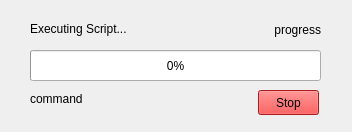
<?xml version="1.0" encoding="UTF-8"?>
<ui version="4.0">
 <class>script</class>
 <widget class="QWidget" name="script">
  <property name="geometry">
   <rect>
    <x>0</x>
    <y>0</y>
    <width>352</width>
    <height>132</height>
   </rect>
  </property>
  <property name="windowTitle">
   <string>Progress</string>
  </property>
  <widget class="QProgressBar" name="progressBar">
   <property name="geometry">
    <rect>
     <x>30</x>
     <y>50</y>
     <width>291</width>
     <height>31</height>
    </rect>
   </property>
   <property name="value">
    <number>0</number>
   </property>
  </widget>
  <widget class="QLabel" name="ExecutingScript">
   <property name="geometry">
    <rect>
     <x>30</x>
     <y>20</y>
     <width>141</width>
     <height>17</height>
    </rect>
   </property>
   <property name="text">
    <string>Executing Script...</string>
   </property>
  </widget>
  <widget class="QLabel" name="progressLabel">
   <property name="geometry">
    <rect>
     <x>230</x>
     <y>20</y>
     <width>91</width>
     <height>20</height>
    </rect>
   </property>
   <property name="layoutDirection">
    <enum>Qt::LeftToRight</enum>
   </property>
   <property name="text">
    <string>progress</string>
   </property>
   <property name="alignment">
    <set>Qt::AlignRight|Qt::AlignTrailing|Qt::AlignVCenter</set>
   </property>
  </widget>
  <widget class="QPushButton" name="stopButton">
   <property name="geometry">
    <rect>
     <x>258</x>
     <y>90</y>
     <width>61</width>
     <height>25</height>
    </rect>
   </property>
   <property name="palette">
    <palette>
     <active>
      <colorrole role="WindowText">
       <brush brushstyle="SolidPattern">
        <color alpha="255">
         <red>0</red>
         <green>0</green>
         <blue>0</blue>
        </color>
       </brush>
      </colorrole>
      <colorrole role="Button">
       <brush brushstyle="SolidPattern">
        <color alpha="255">
         <red>239</red>
         <green>41</green>
         <blue>41</blue>
        </color>
       </brush>
      </colorrole>
      <colorrole role="Light">
       <brush brushstyle="SolidPattern">
        <color alpha="255">
         <red>255</red>
         <green>147</green>
         <blue>147</blue>
        </color>
       </brush>
      </colorrole>
      <colorrole role="Midlight">
       <brush brushstyle="SolidPattern">
        <color alpha="255">
         <red>247</red>
         <green>94</green>
         <blue>94</blue>
        </color>
       </brush>
      </colorrole>
      <colorrole role="Dark">
       <brush brushstyle="SolidPattern">
        <color alpha="255">
         <red>119</red>
         <green>20</green>
         <blue>20</blue>
        </color>
       </brush>
      </colorrole>
      <colorrole role="Mid">
       <brush brushstyle="SolidPattern">
        <color alpha="255">
         <red>159</red>
         <green>27</green>
         <blue>27</blue>
        </color>
       </brush>
      </colorrole>
      <colorrole role="Text">
       <brush brushstyle="SolidPattern">
        <color alpha="255">
         <red>0</red>
         <green>0</green>
         <blue>0</blue>
        </color>
       </brush>
      </colorrole>
      <colorrole role="BrightText">
       <brush brushstyle="SolidPattern">
        <color alpha="255">
         <red>255</red>
         <green>255</green>
         <blue>255</blue>
        </color>
       </brush>
      </colorrole>
      <colorrole role="ButtonText">
       <brush brushstyle="SolidPattern">
        <color alpha="255">
         <red>0</red>
         <green>0</green>
         <blue>0</blue>
        </color>
       </brush>
      </colorrole>
      <colorrole role="Base">
       <brush brushstyle="SolidPattern">
        <color alpha="255">
         <red>255</red>
         <green>255</green>
         <blue>255</blue>
        </color>
       </brush>
      </colorrole>
      <colorrole role="Window">
       <brush brushstyle="SolidPattern">
        <color alpha="255">
         <red>239</red>
         <green>41</green>
         <blue>41</blue>
        </color>
       </brush>
      </colorrole>
      <colorrole role="Shadow">
       <brush brushstyle="SolidPattern">
        <color alpha="255">
         <red>0</red>
         <green>0</green>
         <blue>0</blue>
        </color>
       </brush>
      </colorrole>
      <colorrole role="AlternateBase">
       <brush brushstyle="SolidPattern">
        <color alpha="255">
         <red>247</red>
         <green>148</green>
         <blue>148</blue>
        </color>
       </brush>
      </colorrole>
      <colorrole role="ToolTipBase">
       <brush brushstyle="SolidPattern">
        <color alpha="255">
         <red>255</red>
         <green>255</green>
         <blue>220</blue>
        </color>
       </brush>
      </colorrole>
      <colorrole role="ToolTipText">
       <brush brushstyle="SolidPattern">
        <color alpha="255">
         <red>0</red>
         <green>0</green>
         <blue>0</blue>
        </color>
       </brush>
      </colorrole>
      <colorrole role="PlaceholderText">
       <brush brushstyle="SolidPattern">
        <color alpha="128">
         <red>0</red>
         <green>0</green>
         <blue>0</blue>
        </color>
       </brush>
      </colorrole>
     </active>
     <inactive>
      <colorrole role="WindowText">
       <brush brushstyle="SolidPattern">
        <color alpha="255">
         <red>0</red>
         <green>0</green>
         <blue>0</blue>
        </color>
       </brush>
      </colorrole>
      <colorrole role="Button">
       <brush brushstyle="SolidPattern">
        <color alpha="255">
         <red>239</red>
         <green>41</green>
         <blue>41</blue>
        </color>
       </brush>
      </colorrole>
      <colorrole role="Light">
       <brush brushstyle="SolidPattern">
        <color alpha="255">
         <red>255</red>
         <green>147</green>
         <blue>147</blue>
        </color>
       </brush>
      </colorrole>
      <colorrole role="Midlight">
       <brush brushstyle="SolidPattern">
        <color alpha="255">
         <red>247</red>
         <green>94</green>
         <blue>94</blue>
        </color>
       </brush>
      </colorrole>
      <colorrole role="Dark">
       <brush brushstyle="SolidPattern">
        <color alpha="255">
         <red>119</red>
         <green>20</green>
         <blue>20</blue>
        </color>
       </brush>
      </colorrole>
      <colorrole role="Mid">
       <brush brushstyle="SolidPattern">
        <color alpha="255">
         <red>159</red>
         <green>27</green>
         <blue>27</blue>
        </color>
       </brush>
      </colorrole>
      <colorrole role="Text">
       <brush brushstyle="SolidPattern">
        <color alpha="255">
         <red>0</red>
         <green>0</green>
         <blue>0</blue>
        </color>
       </brush>
      </colorrole>
      <colorrole role="BrightText">
       <brush brushstyle="SolidPattern">
        <color alpha="255">
         <red>255</red>
         <green>255</green>
         <blue>255</blue>
        </color>
       </brush>
      </colorrole>
      <colorrole role="ButtonText">
       <brush brushstyle="SolidPattern">
        <color alpha="255">
         <red>0</red>
         <green>0</green>
         <blue>0</blue>
        </color>
       </brush>
      </colorrole>
      <colorrole role="Base">
       <brush brushstyle="SolidPattern">
        <color alpha="255">
         <red>255</red>
         <green>255</green>
         <blue>255</blue>
        </color>
       </brush>
      </colorrole>
      <colorrole role="Window">
       <brush brushstyle="SolidPattern">
        <color alpha="255">
         <red>239</red>
         <green>41</green>
         <blue>41</blue>
        </color>
       </brush>
      </colorrole>
      <colorrole role="Shadow">
       <brush brushstyle="SolidPattern">
        <color alpha="255">
         <red>0</red>
         <green>0</green>
         <blue>0</blue>
        </color>
       </brush>
      </colorrole>
      <colorrole role="AlternateBase">
       <brush brushstyle="SolidPattern">
        <color alpha="255">
         <red>247</red>
         <green>148</green>
         <blue>148</blue>
        </color>
       </brush>
      </colorrole>
      <colorrole role="ToolTipBase">
       <brush brushstyle="SolidPattern">
        <color alpha="255">
         <red>255</red>
         <green>255</green>
         <blue>220</blue>
        </color>
       </brush>
      </colorrole>
      <colorrole role="ToolTipText">
       <brush brushstyle="SolidPattern">
        <color alpha="255">
         <red>0</red>
         <green>0</green>
         <blue>0</blue>
        </color>
       </brush>
      </colorrole>
      <colorrole role="PlaceholderText">
       <brush brushstyle="SolidPattern">
        <color alpha="128">
         <red>0</red>
         <green>0</green>
         <blue>0</blue>
        </color>
       </brush>
      </colorrole>
     </inactive>
     <disabled>
      <colorrole role="WindowText">
       <brush brushstyle="SolidPattern">
        <color alpha="255">
         <red>119</red>
         <green>20</green>
         <blue>20</blue>
        </color>
       </brush>
      </colorrole>
      <colorrole role="Button">
       <brush brushstyle="SolidPattern">
        <color alpha="255">
         <red>239</red>
         <green>41</green>
         <blue>41</blue>
        </color>
       </brush>
      </colorrole>
      <colorrole role="Light">
       <brush brushstyle="SolidPattern">
        <color alpha="255">
         <red>255</red>
         <green>147</green>
         <blue>147</blue>
        </color>
       </brush>
      </colorrole>
      <colorrole role="Midlight">
       <brush brushstyle="SolidPattern">
        <color alpha="255">
         <red>247</red>
         <green>94</green>
         <blue>94</blue>
        </color>
       </brush>
      </colorrole>
      <colorrole role="Dark">
       <brush brushstyle="SolidPattern">
        <color alpha="255">
         <red>119</red>
         <green>20</green>
         <blue>20</blue>
        </color>
       </brush>
      </colorrole>
      <colorrole role="Mid">
       <brush brushstyle="SolidPattern">
        <color alpha="255">
         <red>159</red>
         <green>27</green>
         <blue>27</blue>
        </color>
       </brush>
      </colorrole>
      <colorrole role="Text">
       <brush brushstyle="SolidPattern">
        <color alpha="255">
         <red>119</red>
         <green>20</green>
         <blue>20</blue>
        </color>
       </brush>
      </colorrole>
      <colorrole role="BrightText">
       <brush brushstyle="SolidPattern">
        <color alpha="255">
         <red>255</red>
         <green>255</green>
         <blue>255</blue>
        </color>
       </brush>
      </colorrole>
      <colorrole role="ButtonText">
       <brush brushstyle="SolidPattern">
        <color alpha="255">
         <red>119</red>
         <green>20</green>
         <blue>20</blue>
        </color>
       </brush>
      </colorrole>
      <colorrole role="Base">
       <brush brushstyle="SolidPattern">
        <color alpha="255">
         <red>239</red>
         <green>41</green>
         <blue>41</blue>
        </color>
       </brush>
      </colorrole>
      <colorrole role="Window">
       <brush brushstyle="SolidPattern">
        <color alpha="255">
         <red>239</red>
         <green>41</green>
         <blue>41</blue>
        </color>
       </brush>
      </colorrole>
      <colorrole role="Shadow">
       <brush brushstyle="SolidPattern">
        <color alpha="255">
         <red>0</red>
         <green>0</green>
         <blue>0</blue>
        </color>
       </brush>
      </colorrole>
      <colorrole role="AlternateBase">
       <brush brushstyle="SolidPattern">
        <color alpha="255">
         <red>239</red>
         <green>41</green>
         <blue>41</blue>
        </color>
       </brush>
      </colorrole>
      <colorrole role="ToolTipBase">
       <brush brushstyle="SolidPattern">
        <color alpha="255">
         <red>255</red>
         <green>255</green>
         <blue>220</blue>
        </color>
       </brush>
      </colorrole>
      <colorrole role="ToolTipText">
       <brush brushstyle="SolidPattern">
        <color alpha="255">
         <red>0</red>
         <green>0</green>
         <blue>0</blue>
        </color>
       </brush>
      </colorrole>
      <colorrole role="PlaceholderText">
       <brush brushstyle="SolidPattern">
        <color alpha="128">
         <red>0</red>
         <green>0</green>
         <blue>0</blue>
        </color>
       </brush>
      </colorrole>
     </disabled>
    </palette>
   </property>
   <property name="text">
    <string>Stop</string>
   </property>
  </widget>
  <widget class="QLabel" name="commandLabel">
   <property name="geometry">
    <rect>
     <x>30</x>
     <y>90</y>
     <width>141</width>
     <height>17</height>
    </rect>
   </property>
   <property name="text">
    <string>command</string>
   </property>
  </widget>
 </widget>
 <resources/>
 <connections/>
</ui>
